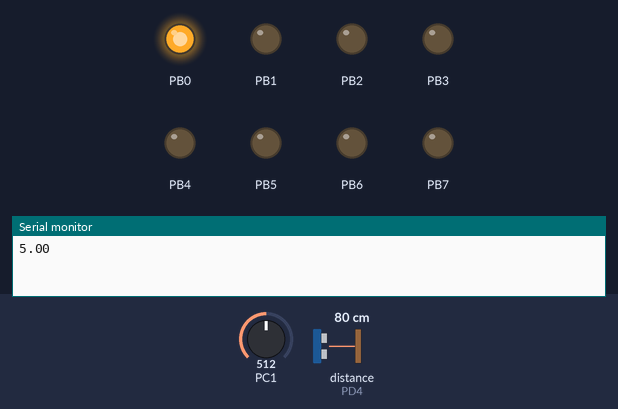
A program run on a simulated ATmega328P, built with avr-gcc and emulated at 16 MHz. On the bench: output pins drawn as LEDs (lit = HIGH), the last lines printed to the serial monitor. Wiring (inferred from the names in the program): ultrasonic range finder: trigger PD5; echo PD4. Dashed ring = blinking. Inputs (shaded band) come from the test bench; at power-on: PC1 = 512, distance to the obstacle (sensor on PD4) 80 cm. The echo pulse lasts 58.3 µs per cm; pins used as bus, display or sensor lines are not drawn.

Above: at 2.8 s.
2.9 s: PC1 set to 624
6.4 s: PC1 set to 647
At 8.9 s:
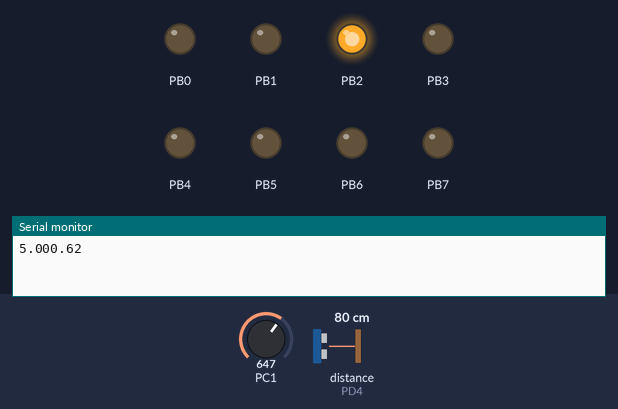
9.3 s: distance to the obstacle (sensor on PD4) set to 55 cm
12.0 s: distance to the obstacle (sensor on PD4) set to 47 cm
At 12.5 s:
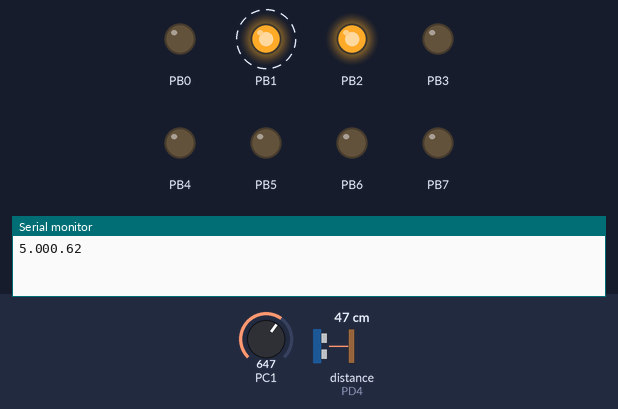
16.6 s: distance to the obstacle (sensor on PD4) set to 60 cm
At 17.2 s:
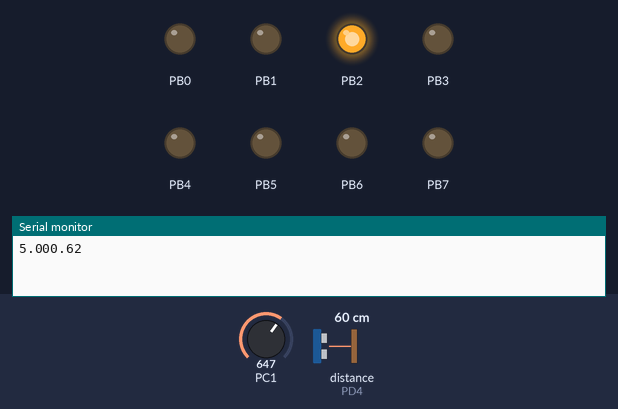
19.3 s: distance to the obstacle (sensor on PD4) set to 2 cm
At 19.7 s:
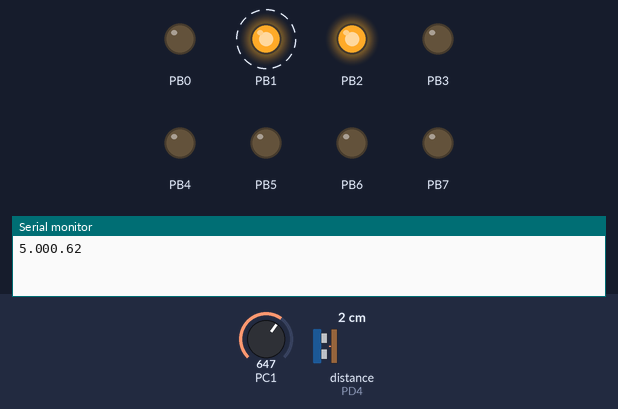
Timing chart, 0 to 24.3 s (numbered marks = the images above; inputs shaded):
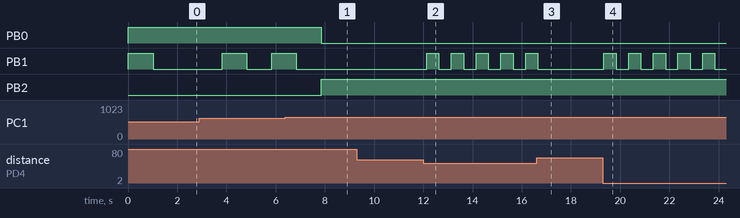

The program:

GccApplication9.c
```c
#define F_CPU 16E6
#include <avr/io.h>
#include <util/delay.h>
#include <avr/sfr_defs.h>
#include <stdlib.h>
#include "AVR_TTC_scheduler.c"

#define UBBRVAL 51

char tot_string[6];
uint8_t tijdelijk;
float tijdelijk_float;
char input;
char ADCOut[10];
double ADCRes;
int overgang_temp;
double avg_temp;
double licht1;
char licht2[10];
int lichtintensiteit;

void uart_init()
{
	// set the baud rate
	UBRR0H = 19200;
	UBRR0L = UBBRVAL;
	// disable U2X mode
	UCSR0A = 0;
	// enable transmitter and receiver
	UCSR0B = _BV(TXEN0)|_BV(RXEN0);
	// set frame format : asynchronous, 8 data bits, 1 stop bit, no parity
	UCSR0C = _BV(UCSZ01) | _BV(UCSZ00);
}

void UART_Putstring(char* eenstring)
{
	while(*eenstring != 0X00)
	{
		transmit(*eenstring);
		eenstring++;
	}
}

char receive(void)
{
	        while(!(UCSR0A) & (1<<RXC0));                     // wait while data is being received
	        return UDR0;
}

void transmit(uint8_t data)
{
	// wait for an empty transmit buffer
	// UDRE is set when transmit buffer is empty
	loop_until_bit_is_set(UCSR0A, UDRE0);
	// send the data
	UDR0 = data;
}

uint8_t hcsr04()
{
	uint8_t count = 0;

	DDRD |= 1<<5; //HC-SR04 Trigger als output
	DDRD &= ~(1<<4); //HC-SR04 Echo als input

	PORTD |= (1<<5);
	_delay_us(15); //		15 uS pulse naar trigger pin
	PORTD &= ~(1<<5);

	// deze code is overgenomen van "http://eecs.oregonstate.edu/tekbots/modules/hcsr04"

	while ((PIND & (1<<4)) != (1<<4)); // Loop doorlopen wanneer echo pin HIGH is
	while (1){
		if (count == 238) // max waarde van 160 bereikt
		return(count); // return maximum distance.
		if ((PIND & (1<<4)) != (1<<4)) // Echo pulse on PORTD, Pin 4 is high (detected)
		return(count); // Return current count
		_delay_us(39); // delay 40 usec
		count ++; // Increment Count
	}
}

void berekening_verzend()
{
	uart_init();
	tijdelijk = hcsr04();
	tijdelijk_float = (float)(tijdelijk) * 39; //een float maken en omrekenen naar uS
	tijdelijk_float = tijdelijk_float/58; //afstand in cm bereken
}

void initADC(){

	ADMUX |=(1<<REFS0)|(1<<REFS1)|(1<<ADLAR);

	// enable ADC
	// set prescaler to 128
	ADCSRA |=(1<<ADEN)|(1<<ADPS0)|(1<<ADPS1)|(1<<ADPS2);
}

uint16_t ADC_switch(uint8_t pin)
{
	ADMUX &= 0xf0;
	ADMUX |=pin;

	ADCSRA |= _BV(ADSC);
	while((ADCSRA & _BV(ADSC)));
	return ADCH;
}

double temp_gem(){

	int duur;
	double total = 0;
	uint16_t voltage1;
	voltage1 = ADC_switch(1);

	for(duur = 0; duur < 40; duur++){
		ADCRes = (voltage1*(1100.0/256)-500)/10; //Bereken temperatuur in Celsius van de ADC output
		total += ADCRes; //Geef temperatuur aan total
	}
	double avg = total / 40; //bereken gemiddelde

	return avg;
}

void temp_show(){
	double avg_temp = temp_gem();//gemiddelde temperatuur aan avg_temp geven

	dtostrf(avg_temp, 2, 2, ADCOut);// float naar string
		UART_Putstring(ADCOut);
		_delay_ms(1800);
}

void lichtsensor(){
	uint16_t voltage2;
	voltage2 = ADC_switch(0);

	licht1 = voltage2 * 4.98 / 1023; //berekening om lichtintesiteit te berekenen

	 dtostrf(licht1, 2, 2, licht2);// licht 1 naar string (licht2)

	 UART_Putstring(licht2);
}

void led_groen()
{
	DDRB = 0xff;
	PORTB = 0b00000001;
}

void uitrollen()
{
	DDRB = 0xff;
	PORTB = 0b00000110;
	_delay_ms(500);
	PORTB = 0b00000100;
	_delay_ms(500);
}

void inrollen()
{
	DDRB = 0xff;
	PORTB = 0b00000011;
	_delay_ms(1000);
	PORTB = 0b00000001;
	_delay_ms(1000);
}

void led_rood()
{
	DDRB = 0xff;
	PORTB = 0b00000100;
}

void simulatie_motor()
{
	avg_temp = temp_gem();
	overgang_temp = 18;
	lichtintensiteit = licht1;

	if(avg_temp > overgang_temp && lichtintensiteit < 0.90)
	{
		if (tijdelijk_float < 50)
		{
			uitrollen();
		}
		else
		{
			led_rood();
		}
	}
	if(avg_temp < overgang_temp || lichtintensiteit > 0.90)
	{
		if(tijdelijk_float > 5)
		{
			inrollen();
		}
		else
		{
			led_groen();
		}
	}
}

int main(void)
{
 	uart_init();
	initADC();

	SCH_Init_T1();
	SCH_Add_Task(berekening_verzend, 0, 10);	//10 ticks = 0.1 seconde
	SCH_Add_Task(simulatie_motor, 0, 10);		//10 ticks = 0.1 seconde
	SCH_Add_Task(temp_show, 0, 6000);			//6000 ticks = 1 minuut
	SCH_Add_Task(lichtsensor, 0, 6000);			//6000 ticks = 1 minuut
	SCH_Start();
	while(1)
	{
		SCH_Dispatch_Tasks();
	}
	return(0);
}
```

AVR_TTC_scheduler.c
```c
#include <avr/io.h>
#include <avr/interrupt.h>
#include "AVR_TTC_scheduler.h"

// The array of tasks
sTask SCH_tasks_G[SCH_MAX_TASKS];


/*------------------------------------------------------------------*-
  SCH_Dispatch_Tasks()
  This is the 'dispatcher' function.  When a task (function)
  is due to run, SCH_Dispatch_Tasks() will run it.
  This function must be called (repeatedly) from the main loop.
-*------------------------------------------------------------------*/

void SCH_Dispatch_Tasks(void)
{
   unsigned char Index;

   // Dispatches (runs) the next task (if one is ready)
   for(Index = 0; Index < SCH_MAX_TASKS; Index++)
   {
      if((SCH_tasks_G[Index].RunMe > 0) && (SCH_tasks_G[Index].pTask != 0))
      {
         (*SCH_tasks_G[Index].pTask)();  // Run the task
         SCH_tasks_G[Index].RunMe -= 1;   // Reset / reduce RunMe flag

         // Periodic tasks will automatically run again
         // - if this is a 'one shot' task, remove it from the array
         if(SCH_tasks_G[Index].Period == 0)
         {
            SCH_Delete_Task(Index);
         }
      }
   }
}

/*------------------------------------------------------------------*-
  SCH_Add_Task()
  Causes a task (function) to be executed at regular intervals
  or after a user-defined delay
  pFunction - The name of the function which is to be scheduled.
              NOTE: All scheduled functions must be 'void, void' -
              that is, they must take no parameters, and have
              a void return type.

  DELAY     - The interval (TICKS) before the task is first executed
  PERIOD    - If 'PERIOD' is 0, the function is only called once,
              at the time determined by 'DELAY'.  If PERIOD is non-zero,
              then the function is called repeatedly at an interval
              determined by the value of PERIOD (see below for examples
              which should help clarify this).
  RETURN VALUE:
  Returns the position in the task array at which the task has been
  added.  If the return value is SCH_MAX_TASKS then the task could
  not be added to the array (there was insufficient space).  If the
  return value is < SCH_MAX_TASKS, then the task was added
  successfully.
  Note: this return value may be required, if a task is
  to be subsequently deleted - see SCH_Delete_Task().
  EXAMPLES:
  Task_ID = SCH_Add_Task(Do_X,1000,0);
  Causes the function Do_X() to be executed once after 1000 sch ticks.
  Task_ID = SCH_Add_Task(Do_X,0,1000);
  Causes the function Do_X() to be executed regularly, every 1000 sch ticks.
  Task_ID = SCH_Add_Task(Do_X,300,1000);
  Causes the function Do_X() to be executed regularly, every 1000 ticks.
  Task will be first executed at T = 300 ticks, then 1300, 2300, etc.

-*------------------------------------------------------------------*/

unsigned char SCH_Add_Task(void (*pFunction)(), const unsigned int DELAY, const unsigned int PERIOD)
{
   unsigned char Index = 0;

   // First find a gap in the array (if there is one)
   while((SCH_tasks_G[Index].pTask != 0) && (Index < SCH_MAX_TASKS))
   {
      Index++;
   }

   // Have we reached the end of the list?
   if(Index == SCH_MAX_TASKS)
   {
      // Task list is full, return an error code
      return SCH_MAX_TASKS;
   }

   // If we're here, there is a space in the task array
   SCH_tasks_G[Index].pTask = pFunction;
   SCH_tasks_G[Index].Delay =DELAY;
   SCH_tasks_G[Index].Period = PERIOD;
   SCH_tasks_G[Index].RunMe = 0;

   // return position of task (to allow later deletion)
   return Index;
}

/*------------------------------------------------------------------*-
  SCH_Delete_Task()
  Removes a task from the scheduler.  Note that this does
  *not* delete the associated function from memory:
  it simply means that it is no longer called by the scheduler.

  TASK_INDEX - The task index.  Provided by SCH_Add_Task().
  RETURN VALUE:  RETURN_ERROR or RETURN_NORMAL
-*------------------------------------------------------------------*/

unsigned char SCH_Delete_Task(const unsigned char TASK_INDEX)
{
   // Return_code can be used for error reporting, NOT USED HERE THOUGH!
   unsigned char Return_code = 0;

   SCH_tasks_G[TASK_INDEX].pTask = 0;
   SCH_tasks_G[TASK_INDEX].Delay = 0;
   SCH_tasks_G[TASK_INDEX].Period = 0;
   SCH_tasks_G[TASK_INDEX].RunMe = 0;

   return Return_code;
}

/*------------------------------------------------------------------*-
  SCH_Init_T1()
  Scheduler initialisation function.  Prepares scheduler
  data structures and sets up timer interrupts at required rate.
  You must call this function before using the scheduler.
-*------------------------------------------------------------------*/

void SCH_Init_T1(void)
{
   unsigned char i;

   for(i = 0; i < SCH_MAX_TASKS; i++)
   {
      SCH_Delete_Task(i);
   }
   // Set up Timer 1
   // Values for 1ms and 10ms ticks are provided for various crystals

   // Hier moet de timer periode worden aangepast ....!
   OCR1A = (uint16_t)625;   		     // 10ms = (256/16.000.000) * 625
   TCCR1B = (1 << CS12) | (1 << WGM12);  // prescale op 64, top counter = value OCR1A (CTC mode)
   TIMSK1 = 1 << OCIE1A;   		     // Timer 1 Output Compare A Match Interrupt Enable
}

/*------------------------------------------------------------------*-
  SCH_Start()
  Starts the scheduler, by enabling interrupts.
  NOTE: Usually called after all regular tasks are added,
  to keep the tasks synchronised.
  NOTE: ONLY THE SCHEDULER INTERRUPT SHOULD BE ENABLED!!!

-*------------------------------------------------------------------*/

void SCH_Start(void)
{
      sei();
}

/*------------------------------------------------------------------*-
  SCH_Update
  This is the scheduler ISR.  It is called at a rate
  determined by the timer settings in SCH_Init_T1().
-*------------------------------------------------------------------*/

ISR(TIMER1_COMPA_vect)
{
   unsigned char Index;
   for(Index = 0; Index < SCH_MAX_TASKS; Index++)
   {
      // Check if there is a task at this location
      if(SCH_tasks_G[Index].pTask)
      {
         if(SCH_tasks_G[Index].Delay == 0)
         {
            // The task is due to run, Inc. the 'RunMe' flag
            SCH_tasks_G[Index].RunMe += 1;

            if(SCH_tasks_G[Index].Period)
            {
               // Schedule periodic tasks to run again
               SCH_tasks_G[Index].Delay = SCH_tasks_G[Index].Period;
               SCH_tasks_G[Index].Delay -= 1;
            }
         }
         else
         {
            // Not yet ready to run: just decrement the delay
            SCH_tasks_G[Index].Delay -= 1;
         }
      }
   }
}

// ------------------------------------------------------------------
```

AVR_TTC_scheduler.h
```c
// Scheduler data structure for storing task data
typedef struct
{
	// Pointer to task
	void (* pTask)(void);
	// Initial delay in ticks
	unsigned int Delay;
	// Periodic interval in ticks
	unsigned int Period;
	// Runme flag (indicating when the task is due to run)
	unsigned char RunMe;
} sTask;

// Function prototypes
//-------------------------------------------------------------------

void SCH_Init_T1(void);
void SCH_Start(void);
// Core scheduler functions
void SCH_Dispatch_Tasks(void);
unsigned char SCH_Add_Task(void (*)(void), const unsigned int, const unsigned int);
unsigned char SCH_Delete_Task(const unsigned char);

// hier het aantal taken aanpassen ....!!
// Maximum number of tasks

#define SCH_MAX_TASKS (5)
```

Measured:
- the behaviour switches between 635 and 636 on PC1 (found by bisection; images 0 and 1)
- the behaviour switches between 51 and 50 cm on distance to the obstacle (sensor on PD4) (found by bisection; images 1 and 2)
- after the input at 6.4 s, PB0: HIGH → LOW after 1.4 s; PB1: goes on until 6.8 s, then stays LOW; PB2: LOW → HIGH after 1.4 s
- after the input at 9.3 s, every drawn part: stays the same
- after the input at 12.0 s, PB1: alternates HIGH for 0.50 s and LOW for 0.50 s, starting after 0.13 s
- after the input at 16.6 s, PB1: goes on until 16.7 s, then stays LOW
- after the input at 19.3 s, PB1: alternates HIGH for 0.50 s and LOW for 0.50 s, starting at once
